Frame 1 (no input): blank canvas, image omitted
Frame 60 (no input): blank canvas, image omitted
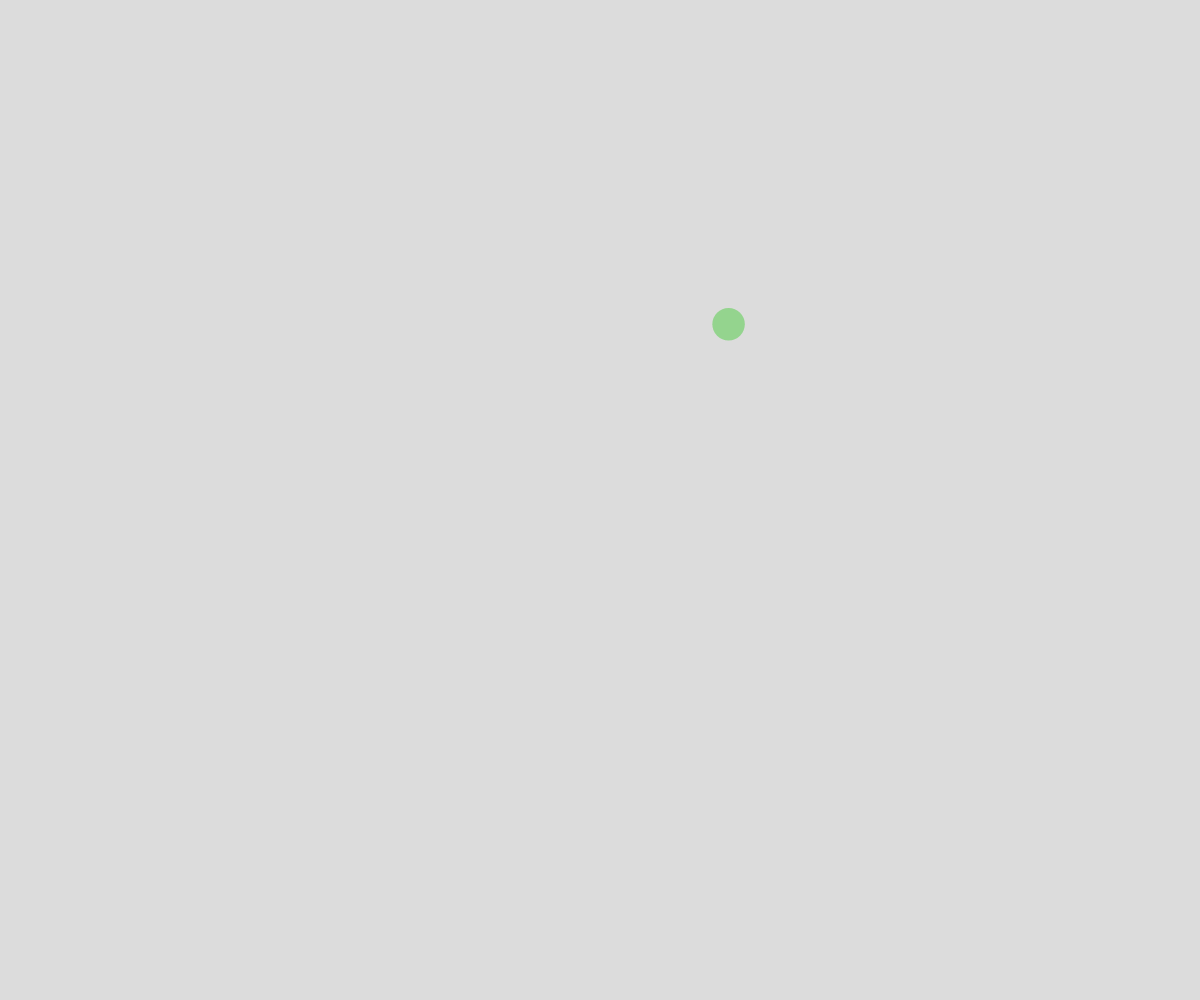
Frame 120 (the mouse pressed at the canvas centre since frame 60)

The p5.js sketch whose frames 1 and 60 were blank and that drew this single picture after the mouse press (run headless with seeded random() and noise() and a simulated clock; from frame 60 on, the mouse is pressed at the canvas centre):

// p5.js sketch
// ── sketch.js
class Ball {
  constructor(x, y) {
    this.x = x;
    this.y = y;
    this.dx = random(-5, 5);
    this.dy = random(-5, 5);
    this.radius = random(5, 20);
    this.r = random(255);
    this.g = random(255);
    this.b = random(255);
    this.alpha = random(100, 255);
  }

  display() {
    noStroke();
    fill(this.r, this.g, this.b, this.alpha);
    circle(this.x, this.y, this.radius*2);
  }

  update() {
    this.x += this.dx;
    this.y += this.dy;

    if (this.x - this.radius <= 0 || this.x + this.radius >= width) {
      while (this.x - this.radius <= 0) {
        this.x += 1;
      }
      while (this.x + this.radius >= width) {
        this.x -= 1;
      }
      this.dx *= -1;
    }
    if (this.y - this.radius <= 0 || this.y + this.radius >= height) {
      while (this.y - this.radius <= 0) {
        this.y += 1;
      }
      while (this.y + this.radius >= height) {
        this.y -= 1;
      }
      this.dy *= -1;
    }
  }

  collisionCheck(otherBall) {
     let distanceApart = dist(this.x, this.y, otherBall.x, otherBall.y);
     let radiiSum = this.radius + otherBall.radius;

     if (distanceApart < radiiSum) {
      this.r = 255;
      this.g = 0;
      this.b = 0;
      this.dx *= -1;
      this.dy *= -1;
     }

  }

}

let allBalls = [];

function setup() {
  createCanvas(windowWidth, windowHeight);

}

function draw() {
  background(220);
  for (let someBall of allBalls) {
    someBall.update();
    for (let anotherBall of allBalls) {
      if (someBall !== anotherBall) {
        someBall.collisionCheck(anotherBall);

      }
    }
    someBall.display();

  }
}

function mousePressed() {
  let theBall = new Ball(mouseX, mouseY);
  allBalls.push(theBall);
}
